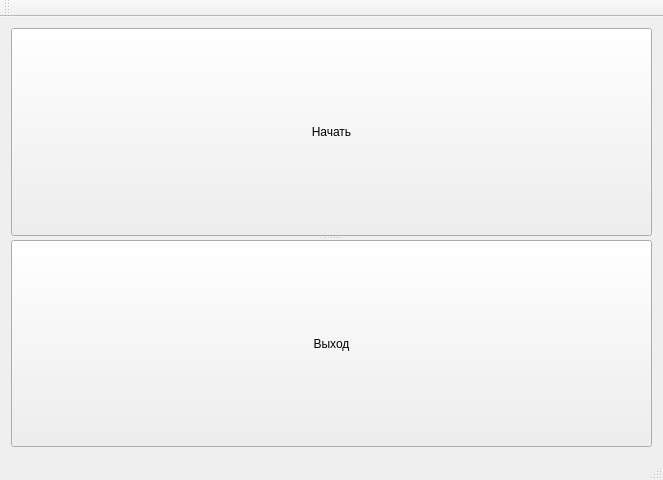
<?xml version="1.0" encoding="UTF-8"?>
<ui version="4.0">
 <class>MainWindow</class>
 <widget class="QMainWindow" name="MainWindow">
  <property name="geometry">
   <rect>
    <x>0</x>
    <y>0</y>
    <width>640</width>
    <height>480</height>
   </rect>
  </property>
  <property name="windowTitle">
   <string>MainWindow</string>
  </property>
  <widget class="QWidget" name="centralWidget">
   <layout class="QGridLayout" name="gridLayout">
    <item row="0" column="0">
     <widget class="QSplitter" name="splitter">
      <property name="orientation">
       <enum>Qt::Vertical</enum>
      </property>
      <widget class="QPushButton" name="pushButton">
       <property name="minimumSize">
        <size>
         <width>641</width>
         <height>15</height>
        </size>
       </property>
       <property name="text">
        <string>Начать</string>
       </property>
      </widget>
      <widget class="QPushButton" name="pushButton_2">
       <property name="minimumSize">
        <size>
         <width>641</width>
         <height>15</height>
        </size>
       </property>
       <property name="text">
        <string>Выход</string>
       </property>
      </widget>
     </widget>
    </item>
   </layout>
  </widget>
  <widget class="QMenuBar" name="menuBar">
   <property name="geometry">
    <rect>
     <x>0</x>
     <y>0</y>
     <width>640</width>
     <height>21</height>
    </rect>
   </property>
  </widget>
  <widget class="QToolBar" name="mainToolBar">
   <attribute name="toolBarArea">
    <enum>TopToolBarArea</enum>
   </attribute>
   <attribute name="toolBarBreak">
    <bool>false</bool>
   </attribute>
  </widget>
  <widget class="QStatusBar" name="statusBar"/>
 </widget>
 <layoutdefault spacing="6" margin="11"/>
 <resources/>
 <connections/>
</ui>
